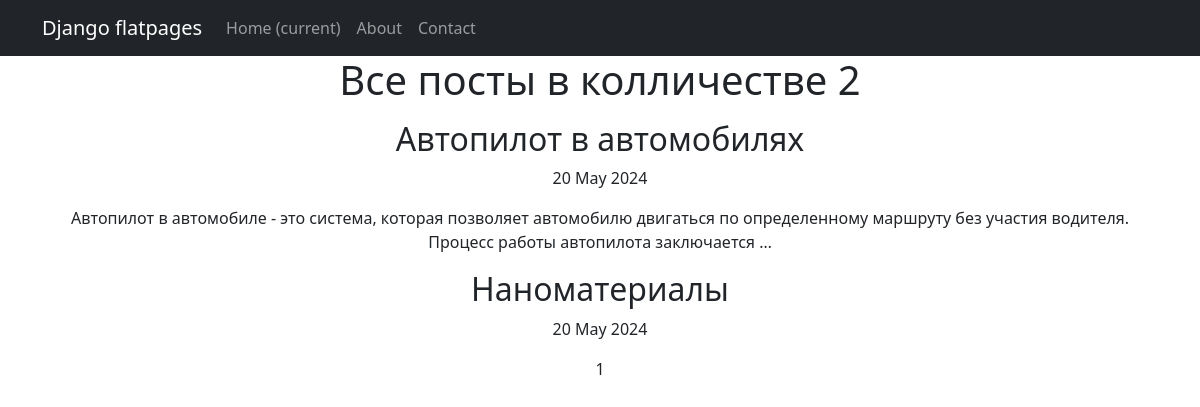
/articles/, run on an earlier commit of the app's database.
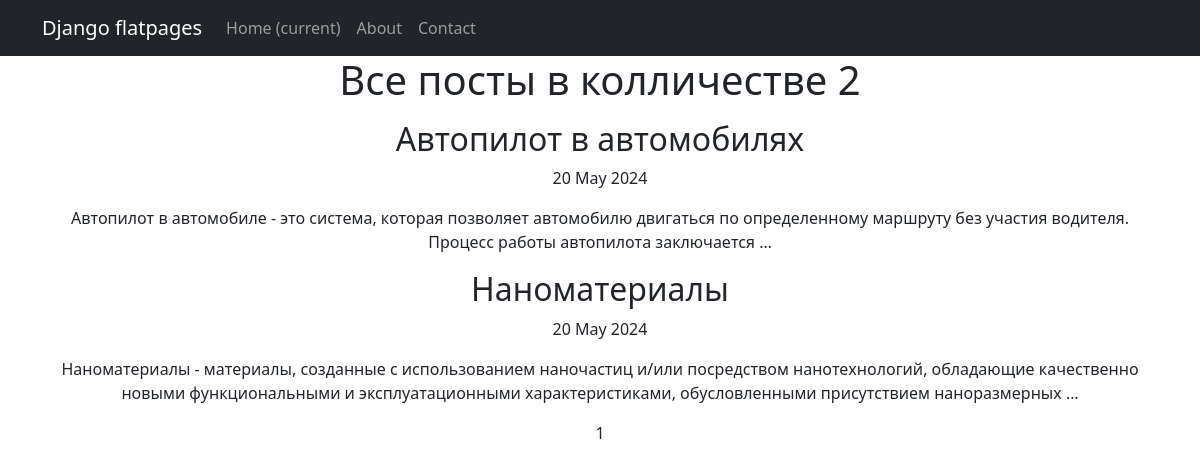
And on a later commit of the database.
### news_portal/models.py (models this page shows, shortened)
class Post(models.Model):
    article = "AR"
    news = "NW"
    POST_OPTIONS =[
        (article, "Статья"),
        (news, 'Новость')
    ]
    author = models.ForeignKey(Author, on_delete=models.CASCADE)
    post_type = models.CharField(max_length=2,
                                 choices=POST_OPTIONS,
                                 default=article)
    public_date = models.DateTimeField(auto_now_add=True)
    category = models.ManyToManyField(Category, through="PostCategory")
    topic = models.CharField(max_length=255)
    content = models.TextField()
    rating = models.IntegerField(default=0)

### news_portal/views.py (the view)
# urls.py: path('', PostsList.as_view(), name='posts_list'),
class PostsList(ListView):
    model = Post
    ordering = "public_date"
    template_name = "posts.html"
    context_object_name = "posts"
    paginate_by = 10
    def get_queryset(self):
        queryset = super().get_queryset()
        if 'news' in self.request.path_info:
            queryset = Post.objects.filter(post_type="NW")
        else:
            queryset = Post.objects.filter(post_type="AR")
        return queryset

### templates/posts.html (shortened to what this page needs)
{% extends 'flatpages/default.html' %} {% load custom_filters %}
{% load custom_tags %}
{% block title%} Posts {% endblock title %} {% block content %}
<h1>Все посты в колличестве {{ posts| length }}</h1>
{% if posts %} {% for post in posts %}
<p><h2>{{ post.topic }}</h2> {{ post.public_date|date:'d M Y' }}</p>
<p>{{ post.content|truncatewords:20 }}</p>
{% endfor %} {% else %}
<h2>Постов нет!</h2>
{% endif %}
{{ page_obj.number }}
{% endblock content %}

What changed in the data, as far as the page shows it:
changed Post "Наноматериалы": content (not shown) → "Наноматериалы - материалы, созданные с использованием наночастиц и/или посредством нанотехнологий, обладающие качественно новыми функциональными и эксплуатационными характеристиками, обусловленными присутствием наноразмерных …"
